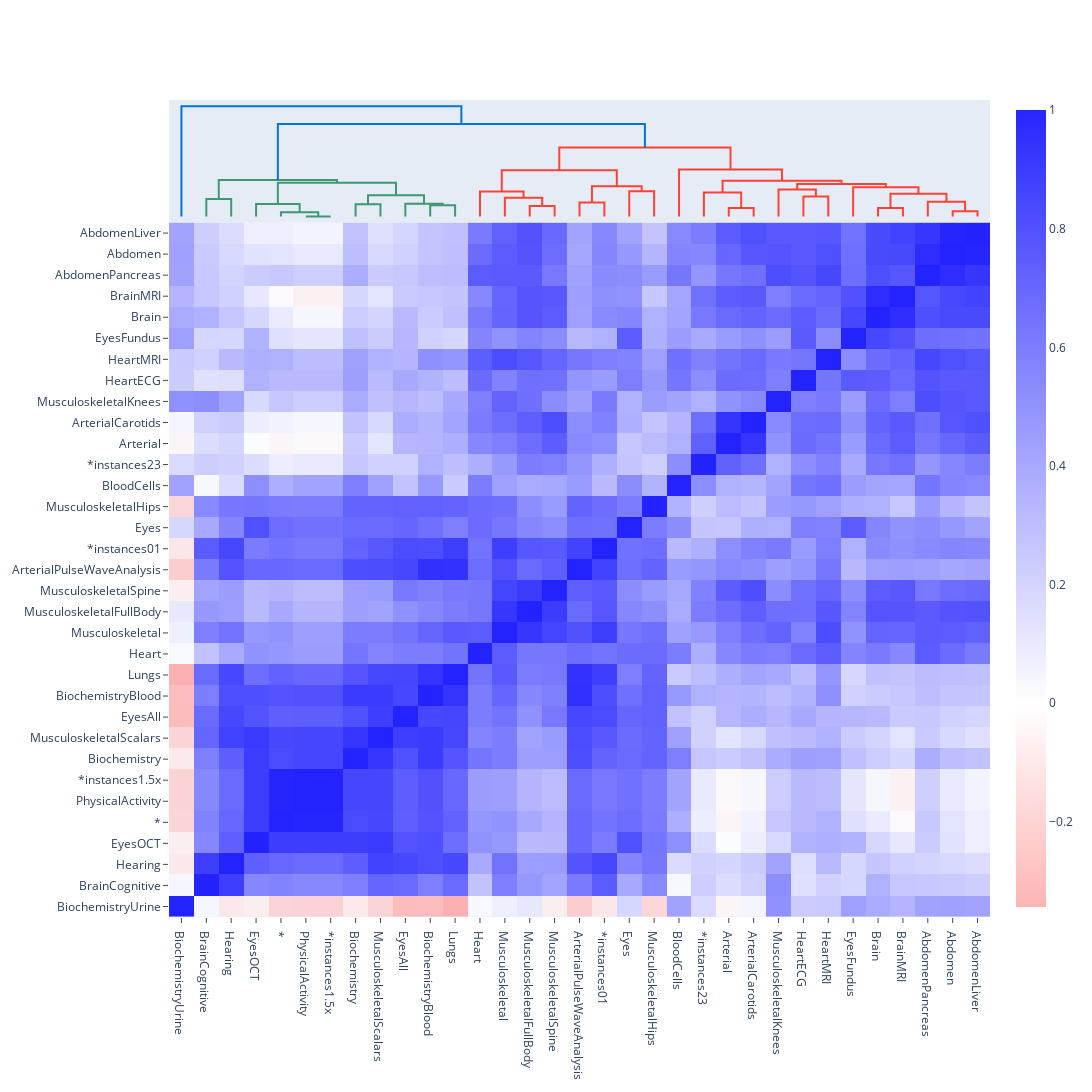

Notebook source saved alongside this figure:
### Code cell
fig = create_dendrogram_heatmap(
correlations_2d, 
numbers_variables_2d)

fig.show()

### Figure 1 — Plotly figure (JSON) as saved in the notebook; plotly's stock layout.template omitted (floating-point values rounded to 4 significant figures; data arrays with more than 128 entries replaced by an {"elided": "..."} marker saying what was removed)
{"data": [{"hoverinfo": "text", "marker": {"color": "rgb(61,153,112)"}, "mode": "lines", "type": "scatter", "x": [15, 15, 25, 25], "xaxis": "x", "y": [0, 0.6672, 0.6672, 0], "yaxis": "y2"}, {"hoverinfo": "text", "marker": {"color": "rgb(61,153,112)"}, "mode": "lines", "type": "scatter", "x": [55, 55, 65, 65], "xaxis": "x", "y": [0, 0, 0, 0], "yaxis": "y2"}, {"hoverinfo": "text", "marker": {"color": "rgb(61,153,112)"}, "mode": "lines", "type": "scatter", "x": [45, 45, 60, 60], "xaxis": "x", "y": [0, 0.1624, 0.1624, 0], "yaxis": "y2"}, {"hoverinfo": "text", "marker": {"color": "rgb(61,153,112)"}, "mode": "lines", "type": "scatter", "x": [35, 35, 52.5, 52.5], "xaxis": "x", "y": [0, 0.4783, 0.4783, 0.1624], "yaxis": "y2"}, {"hoverinfo": "text", "marker": {"color": "rgb(61,153,112)"}, "mode": "lines", "type": "scatter", "x": [75, 75, 85, 85], "xaxis": "x", "y": [0, 0.4668, 0.4668, 0], "yaxis": "y2"}, {"hoverinfo": "text", "marker": {"color": "rgb(61,153,112)"}, "mode": "lines", "type": "scatter", "x": [105, 105, 115, 115], "xaxis": "x", "y": [0, 0.4248, 0.4248, 0], "yaxis": "y2"}, {"hoverinfo": "text", "marker": {"color": "rgb(61,153,112)"}, "mode": "lines", "type": "scatter", "x": [95, 95, 110, 110], "xaxis": "x", "y": [0, 0.485, 0.485, 0.4248], "yaxis": "y2"}, {"hoverinfo": "text", "marker": {"color": "rgb(61,153,112)"}, "mode": "lines", "type": "scatter", "x": [80, 80, 102.5, 102.5], "xaxis": "x", "y": [0.4668, 0.8126, 0.8126, 0.485], "yaxis": "y2"}, {"hoverinfo": "text", "marker": {"color": "rgb(61,153,112)"}, "mode": "lines", "type": "scatter", "x": [43.75, 43.75, 91.25, 91.25], "xaxis": "x", "y": [0.4783, 1.296, 1.296, 0.8126], "yaxis": "y2"}, {"hoverinfo": "text", "marker": {"color": "rgb(61,153,112)"}, "mode": "lines", "type": "scatter", "x": [20, 20, 67.5, 67.5], "xaxis": "x", "y": [0.6672, 1.396, 1.396, 1.296], "yaxis": "y2"}, {"hoverinfo": "text", "marker": {"color": "rgb(255,65,54)"}, "mode": "lines", "type": "scatter", "x": [145, 145, 155, 155], "xaxis": "x", "y": [0, 0.4045, 0.4045, 0], "yaxis": "y2"}, {"hoverinfo": "text", "marker": {"color": "rgb(255,65,54)"}, "mode": "lines", "type": "scatter", "x": [135, 135, 150, 150], "xaxis": "x", "y": [0, 0.7204, 0.7204, 0.4045], "yaxis": "y2"}, {"hoverinfo": "text", "marker": {"color": "rgb(255,65,54)"}, "mode": "lines", "type": "scatter", "x": [125, 125, 142.5, 142.5], "xaxis": "x", "y": [0, 0.957, 0.957, 0.7204], "yaxis": "y2"}, {"hoverinfo": "text", "marker": {"color": "rgb(255,65,54)"}, "mode": "lines", "type": "scatter", "x": [165, 165, 175, 175], "xaxis": "x", "y": [0, 0.5308, 0.5308, 0], "yaxis": "y2"}, {"hoverinfo": "text", "marker": {"color": "rgb(255,65,54)"}, "mode": "lines", "type": "scatter", "x": [185, 185, 195, 195], "xaxis": "x", "y": [0, 0.964, 0.964, 0], "yaxis": "y2"}, {"hoverinfo": "text", "marker": {"color": "rgb(255,65,54)"}, "mode": "lines", "type": "scatter", "x": [170, 170, 190, 190], "xaxis": "x", "y": [0.5308, 1.16, 1.16, 0.964], "yaxis": "y2"}, {"hoverinfo": "text", "marker": {"color": "rgb(255,65,54)"}, "mode": "lines", "type": "scatter", "x": [133.8, 133.8, 180, 180], "xaxis": "x", "y": [0.957, 1.775, 1.775, 1.16], "yaxis": "y2"}, {"hoverinfo": "text", "marker": {"color": "rgb(255,65,54)"}, "mode": "lines", "type": "scatter", "x": [225, 225, 235, 235], "xaxis": "x", "y": [0, 0.3261, 0.3261, 0], "yaxis": "y2"}, {"hoverinfo": "text", "marker": {"color": "rgb(255,65,54)"}, "mode": "lines", "type": "scatter", "x": [215, 215, 230, 230], "xaxis": "x", "y": [0, 0.9139, 0.9139, 0.3261], "yaxis": "y2"}, {"hoverinfo": "text", "marker": {"color": "rgb(255,65,54)"}, "mode": "lines", "type": "scatter", "x": [255, 255, 265, 265], "xaxis": "x", "y": [0, 0.7635, 0.7635, 0], "yaxis": "y2"}, {"hoverinfo": "text", "marker": {"color": "rgb(255,65,54)"}, "mode": "lines", "type": "scatter", "x": [245, 245, 260, 260], "xaxis": "x", "y": [0, 1.032, 1.032, 0.7635], "yaxis": "y2"}, {"hoverinfo": "text", "marker": {"color": "rgb(255,65,54)"}, "mode": "lines", "type": "scatter", "x": [285, 285, 295, 295], "xaxis": "x", "y": [0, 0.3213, 0.3213, 0], "yaxis": "y2"}, {"hoverinfo": "text", "marker": {"color": "rgb(255,65,54)"}, "mode": "lines", "type": "scatter", "x": [315, 315, 325, 325], "xaxis": "x", "y": [0, 0.1989, 0.1989, 0], "yaxis": "y2"}, {"hoverinfo": "text", "marker": {"color": "rgb(255,65,54)"}, "mode": "lines", "type": "scatter", "x": [305, 305, 320, 320], "xaxis": "x", "y": [0, 0.5617, 0.5617, 0.1989], "yaxis": "y2"}, {"hoverinfo": "text", "marker": {"color": "rgb(255,65,54)"}, "mode": "lines", "type": "scatter", "x": [290, 290, 312.5, 312.5], "xaxis": "x", "y": [0.3213, 0.8665, 0.8665, 0.5617], "yaxis": "y2"}, {"hoverinfo": "text", "marker": {"color": "rgb(255,65,54)"}, "mode": "lines", "type": "scatter", "x": [275, 275, 301.2, 301.2], "xaxis": "x", "y": [0, 1.119, 1.119, 0.8665], "yaxis": "y2"}, {"hoverinfo": "text", "marker": {"color": "rgb(255,65,54)"}, "mode": "lines", "type": "scatter", "x": [252.5, 252.5, 288.1, 288.1], "xaxis": "x", "y": [1.032, 1.242, 1.242, 1.119], "yaxis": "y2"}, {"hoverinfo": "text", "marker": {"color": "rgb(255,65,54)"}, "mode": "lines", "type": "scatter", "x": [222.5, 222.5, 270.3, 270.3], "xaxis": "x", "y": [0.9139, 1.374, 1.374, 1.242], "yaxis": "y2"}, {"hoverinfo": "text", "marker": {"color": "rgb(255,65,54)"}, "mode": "lines", "type": "scatter", "x": [205, 205, 246.4, 246.4], "xaxis": "x", "y": [0, 1.8, 1.8, 1.374], "yaxis": "y2"}, {"hoverinfo": "text", "marker": {"color": "rgb(255,65,54)"}, "mode": "lines", "type": "scatter", "x": [156.9, 156.9, 225.7, 225.7], "xaxis": "x", "y": [1.775, 2.649, 2.649, 1.8], "yaxis": "y2"}, {"hoverinfo": "text", "marker": {"color": "rgb(0,116,217)"}, "mode": "lines", "type": "scatter", "x": [43.75, 43.75, 191.3, 191.3], "xaxis": "x", "y": [1.396, 3.548, 3.548, 2.649], "yaxis": "y2"}, {"hoverinfo": "text", "marker": {"color": "rgb(0,116,217)"}, "mode": "lines", "type": "scatter", "x": [5, 5, 117.5, 117.5], "xaxis": "x", "y": [0, 4.235, 4.235, 3.548], "yaxis": "y2"}, {"colorscale": [[0, "rgba(255, 167, 167, 0.85)"], [0.2556, "rgba(255, 255, 255, 0.85)"], [1, "rgba(0, 0, 255, 0.85)"]], "customdata": {"elided": "33x33 int values"}, "hovertemplate": "Correlation: %{z:.3f} <br>Dimension 1: %{x} <br>Dimension 2: %{y} <br>Number variables: %{customdata} <br><extra></extra>", "type": "heatmap", "x": [5, 15, 25, 35, 45, 55, 65, 75, 85, 95, 105, 115, 125, 135, 145, 155, 165, 175, 185, 195, 205, 215, 225, 235, 245, 255, 265, 275, 285, 295, 305, 315, 325], "y": [5, 15, 25, 35, 45, 55, 65, 75, 85, 95, 105, 115, 125, 135, 145, 155, 165, 175, 185, 195, 205, 215, 225, 235, 245, 255, 265, 275, 285, 295, 305, 315, 325], "z": {"elided": "33x33 float values"}}], "layout": {"autosize": false, "height": 1100, "hovermode": "closest", "showlegend": false, "width": 1100, "xaxis": {"mirror": false, "rangemode": "tozero", "showgrid": false, "showline": true, "showticklabels": true, "tickmode": "array", "ticks": "outside", "ticktext": ["BiochemistryUrine", "BrainCognitive", "Hearing", "EyesOCT", "*", "PhysicalActivity", "*instances1.5x", "Biochemistry", "MusculoskeletalScalars", "EyesAll", "BiochemistryBlood", "Lungs", "Heart", "Musculoskeletal", "MusculoskeletalFullBody", "MusculoskeletalSpine", "ArterialPulseWaveAnalysis", "*instances01", "Eyes", "MusculoskeletalHips", "BloodCells", "*instances23", "Arterial", "ArterialCarotids", "MusculoskeletalKnees", "HeartECG", "HeartMRI", "EyesFundus", "Brain", "BrainMRI", "AbdomenPancreas", "Abdomen", "AbdomenLiver"], "tickvals": [5, 15, 25, 35, 45, 55, 65, 75, 85, 95, 105, 115, 125, 135, 145, 155, 165, 175, 185, 195, 205, 215, 225, 235, 245, 255, 265, 275, 285, 295, 305, 315, 325], "type": "linear", "zeroline": false}, "yaxis": {"domain": [0, 0.85], "mirror": false, "rangemode": "tozero", "showgrid": false, "showline": true, "showticklabels": true, "ticks": "outside", "ticktext": ["BiochemistryUrine", "BrainCognitive", "Hearing", "EyesOCT", "*", "PhysicalActivity", "*instances1.5x", "Biochemistry", "MusculoskeletalScalars", "EyesAll", "BiochemistryBlood", "Lungs", "Heart", "Musculoskeletal", "MusculoskeletalFullBody", "MusculoskeletalSpine", "ArterialPulseWaveAnalysis", "*instances01", "Eyes", "MusculoskeletalHips", "BloodCells", "*instances23", "Arterial", "ArterialCarotids", "MusculoskeletalKnees", "HeartECG", "HeartMRI", "EyesFundus", "Brain", "BrainMRI", "AbdomenPancreas", "Abdomen", "AbdomenLiver"], "tickvals": [5, 15, 25, 35, 45, 55, 65, 75, 85, 95, 105, 115, 125, 135, 145, 155, 165, 175, 185, 195, 205, 215, 225, 235, 245, 255, 265, 275, 285, 295, 305, 315, 325], "type": "linear", "zeroline": false}, "yaxis2": {"domain": [0.85, 1], "showgrid": false, "showticklabels": false, "zeroline": false}}}
